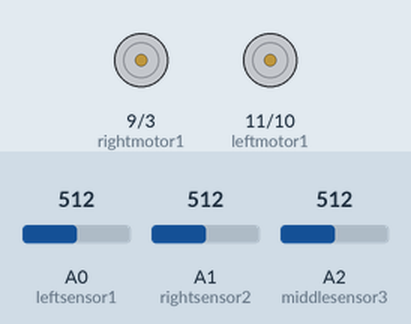
Simulated run of this sketch. Board: Arduino Uno, built with avr-gcc and run on an emulated ATmega328P. Parts: motor-driver pin pairs drawn as motors (green arrow = first pin HIGH = forward, orange = second pin HIGH = backward, longer = more drive). The test bench sets the inputs (shaded band); at power-on: A0 (leftsensor1) = 512, A1 (rightsensor2) = 512, A2 (middlesensor3) = 512. What the sketch prints to the serial monitor is not drawn.

Above: at 1.2 s.
1.3 s: A0 (leftsensor1) set to 528
At 2.3 s:
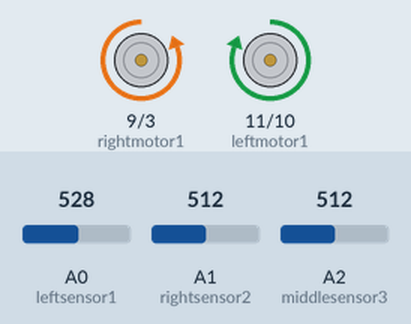
2.8 s: A1 (rightsensor2) set to 539
At 3.7 s:
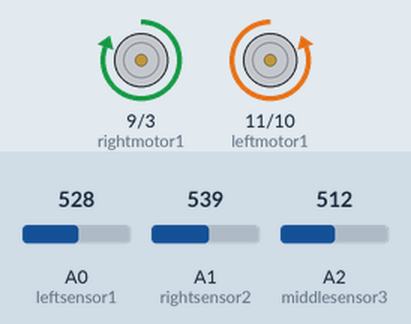
4.3 s: A2 (middlesensor3) set to 554
At 5.0 s:
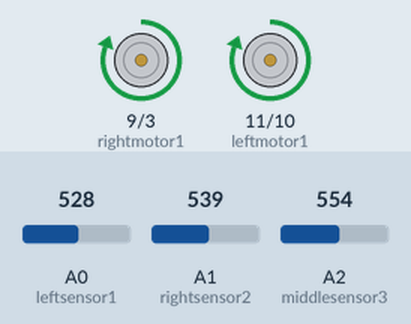
5.8 s: A2 (middlesensor3) set to 511
At 7.2 s:
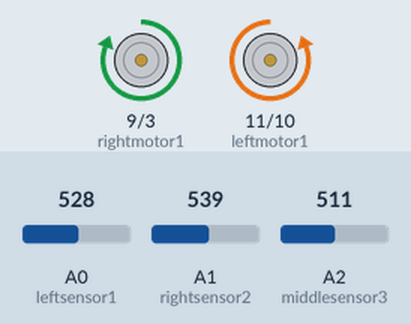
8.2 s: A1 (rightsensor2) set to 511
At 9.0 s:
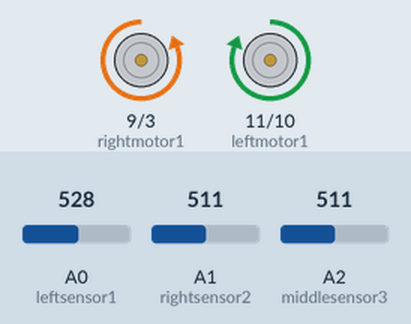
Timing chart, 0 to 11.2 s (numbered marks = the images above; inputs shaded):
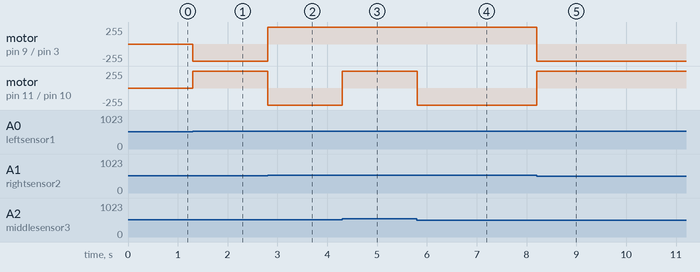

The sketch:

light_detecting.ino
```cpp
int leftsensor1 = A0;
int rightsensor2 = A1;
int middlesensor3 = A2;
int leftmotor1 = 11;
int leftmotor2 = 10;
int rightmotor1 = 9;
int rightmotor2 = 3;
int sensorvalue1 = 0;
int sensorvalue2 = 0;
int sensorvalue3 = 0;

void forward(){
  digitalWrite(leftmotor1,HIGH);
  digitalWrite(leftmotor2,LOW);
  digitalWrite(rightmotor1,HIGH);
  digitalWrite(rightmotor2,LOW);
}
void backward(){
  digitalWrite(leftmotor1,LOW);
  digitalWrite(leftmotor2,HIGH);
  digitalWrite(rightmotor1,LOW);
  digitalWrite(rightmotor2,HIGH);
}
void left(){
  digitalWrite(leftmotor1,LOW);
  digitalWrite(leftmotor2,HIGH);
  digitalWrite(rightmotor1,HIGH);
  digitalWrite(rightmotor2,LOW);

}
void right(){
 digitalWrite(leftmotor1,HIGH);
  digitalWrite(leftmotor2,LOW);
  digitalWrite(rightmotor1,LOW);
  digitalWrite(rightmotor2,HIGH);

}
void stp(){
  digitalWrite(leftmotor1,HIGH);
  digitalWrite(leftmotor2,HIGH);
  digitalWrite(rightmotor1,HIGH);
  digitalWrite(rightmotor2,HIGH);
}
void setup() {
  // put your setup code here, to run once:
Serial.begin(9600);
  pinMode(leftmotor1,OUTPUT);
   pinMode(leftmotor2,OUTPUT);
   pinMode(rightmotor1,OUTPUT);
   pinMode(rightmotor2,OUTPUT);
   pinMode(leftsensor1 , INPUT);
    pinMode(rightsensor2 , INPUT);
     pinMode(middlesensor3 , INPUT);
}

void loop() {
  // put your main code here, to run repeatedly:
  sensorvalue1= analogRead(leftsensor1);
  sensorvalue2= analogRead(rightsensor2);
  sensorvalue3= analogRead(middlesensor3);
 // Serial.print(sensorvalue1);
 // Serial.print(sensorvalue2);
 // Serial.print(sensorvalue3);
  if(sensorvalue1>sensorvalue2 && sensorvalue1>sensorvalue3){
    right();
    Serial.print("left");

  };
   if(sensorvalue2>sensorvalue1 && sensorvalue2>sensorvalue3){
    left();
    Serial.print("right");

  };
   if(sensorvalue3>sensorvalue2 && sensorvalue3>sensorvalue1){
    forward();
    Serial.print("forward");

  };
   if(sensorvalue1 == 0 && sensorvalue2 == 0 && sensorvalue3 == 0){
    stp();
  };


}
```

Measured:
- the behaviour switches between 512 and 513 on A0 (leftsensor1) (found by bisection; images 0 and 1)
- the behaviour switches between 528 and 529 on A1 (rightsensor2) (found by bisection; images 1 and 2)
- the behaviour switches between 539 and 540 on A2 (middlesensor3) (found by bisection; images 2 and 3)
- after the input at 1.3 s, motor on pin 9 (rightmotor1) / pin 3 (rightmotor2): stopped → backward 255/255 at once; motor on pin 11 (leftmotor1) / pin 10 (leftmotor2): stopped → forward 255/255 at once
- after the input at 2.8 s, motor on pin 9 (rightmotor1) / pin 3 (rightmotor2): backward 255/255 → forward 255/255 at once; motor on pin 11 (leftmotor1) / pin 10 (leftmotor2): forward 255/255 → backward 255/255 at once
- after the input at 4.3 s, motor on pin 11 (leftmotor1) / pin 10 (leftmotor2): backward 255/255 → forward 255/255 at once
- after the input at 5.8 s, motor on pin 11 (leftmotor1) / pin 10 (leftmotor2): forward 255/255 → backward 255/255 at once
- after the input at 8.2 s, motor on pin 9 (rightmotor1) / pin 3 (rightmotor2): forward 255/255 → backward 255/255 at once; motor on pin 11 (leftmotor1) / pin 10 (leftmotor2): backward 255/255 → forward 255/255 at once
